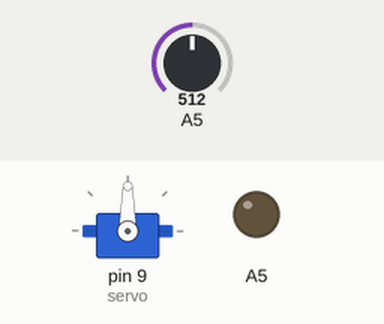
This sketch was run on a simulated Arduino Uno, built with avr-gcc and run on an emulated ATmega328P. Parts: servo, output pins drawn as LEDs (lit = HIGH). Inputs (shaded band) come from the test bench; at power-on: A5 = 512. What the sketch prints to the serial monitor is not drawn.

Above: at 1.2 s.
1.3 s: A5 set to 716
At 2.1 s:
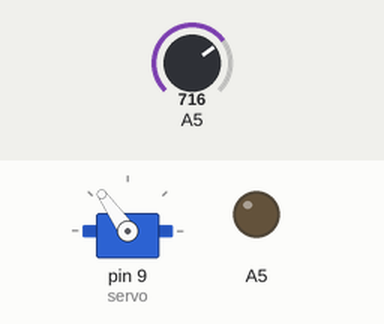
2.8 s: A5 set to 900
At 3.4 s:
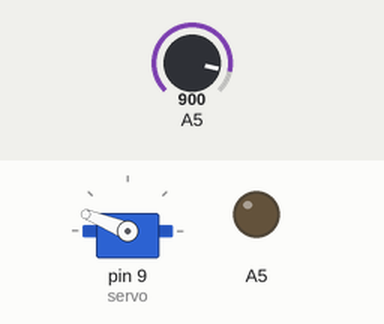
4.3 s: A5 set to 1023
At 5.5 s:
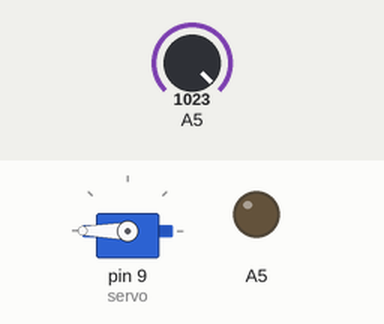
5.8 s: A5 set to 306
At 6.9 s:
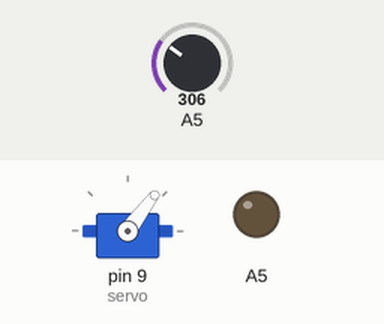
7.3 s: A5 set to 122
At 7.9 s:
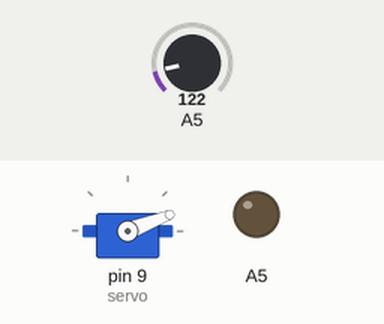
8.8 s: A5 set to 0
At 10.1 s:
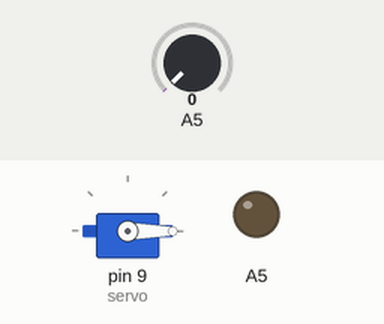
Timing chart, 0 to 11.3 s (numbered marks = the images above; inputs shaded):
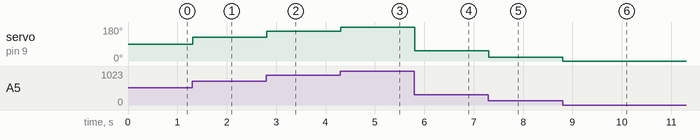

The sketch:

servo_test.ino
```cpp
#include<Servo.h>
Servo servo;
void setup() {
  // pin A5 buat potensialmeter
  pinMode(A5,"INPUT");
  // Pin 9 buat servo
  servo.attach(9);
  Serial.begin(9600);
}

void loop() {
  int hasil = map(analogRead(A5),0,1023,0,180);
  Serial.println(hasil);
  servo.write(hasil);
}
```

Measured:
- after the input at 1.3 s, servo on pin 9 (servo): 90° → 125° at once
- after the input at 2.8 s, servo on pin 9 (servo): 125° → 158° at once
- after the input at 4.3 s, servo on pin 9 (servo): 158° → 180° at once
- after the input at 5.8 s, servo on pin 9 (servo): 180° → 53° at once
- after the input at 7.3 s, servo on pin 9 (servo): 53° → 21° at once
- after the input at 8.8 s, servo on pin 9 (servo): 21° → 0° at once
